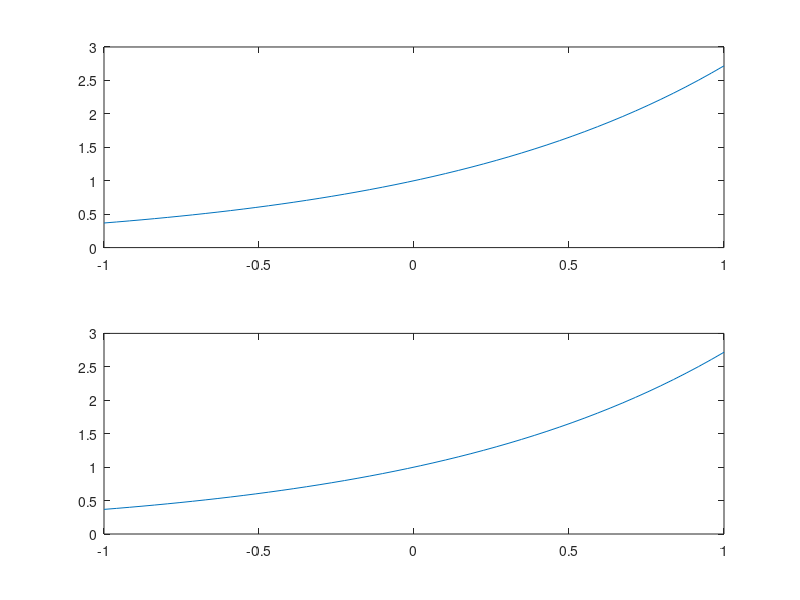

MATLAB code to generate this figure:
function IC01()
% Graphs e^x and the Taylor Series Approximation 

x = linspace(-1, 1, 50); % Graph Dimensions
y = exp(x);              % e^x
Pn = 1;                  % Start of Taylor Series Approx

for N = 1:6              % Calculate Taylor Series
    factor = (x.^N) ./ factorial(N); 
    Pn = Pn + factor;
end

% Plot e^x
subplot(2,1,1)
plot(x, y, '-')

% Plot Pn(x)
subplot(2,1,2)
plot(x, Pn, '-')